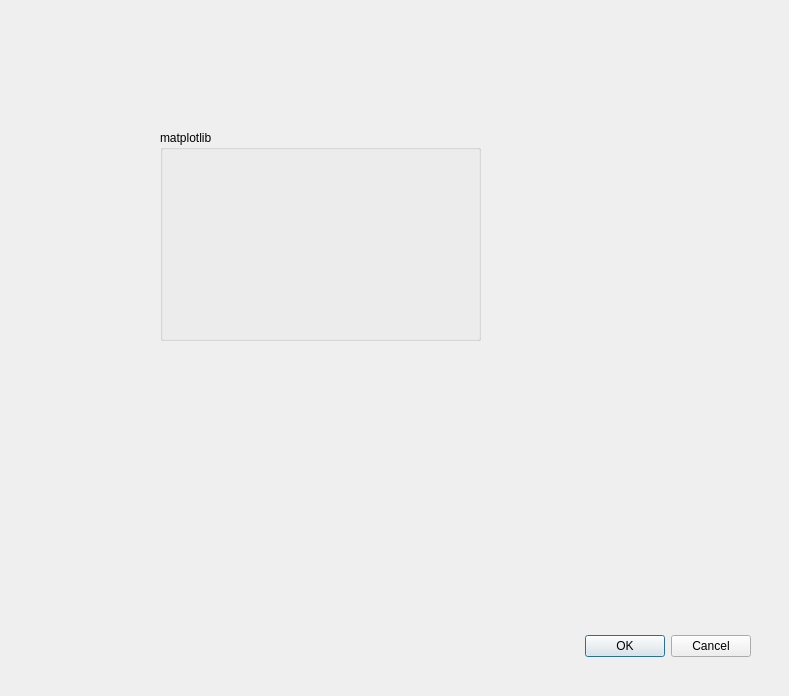
<?xml version="1.0" encoding="UTF-8"?>
<ui version="4.0">
 <class>Dialog</class>
 <widget class="QDialog" name="Dialog">
  <property name="geometry">
   <rect>
    <x>0</x>
    <y>0</y>
    <width>789</width>
    <height>696</height>
   </rect>
  </property>
  <property name="windowTitle">
   <string>Dialog</string>
  </property>
  <widget class="QDialogButtonBox" name="buttonBox">
   <property name="geometry">
    <rect>
     <x>410</x>
     <y>630</y>
     <width>341</width>
     <height>32</height>
    </rect>
   </property>
   <property name="orientation">
    <enum>Qt::Horizontal</enum>
   </property>
   <property name="standardButtons">
    <set>QDialogButtonBox::Cancel|QDialogButtonBox::Ok</set>
   </property>
  </widget>
  <widget class="QGroupBox" name="groupBox">
   <property name="geometry">
    <rect>
     <x>160</x>
     <y>130</y>
     <width>321</width>
     <height>211</height>
    </rect>
   </property>
   <property name="title">
    <string>matplotlib</string>
   </property>
  </widget>
 </widget>
 <resources/>
 <connections>
  <connection>
   <sender>buttonBox</sender>
   <signal>accepted()</signal>
   <receiver>Dialog</receiver>
   <slot>accept()</slot>
   <hints>
    <hint type="sourcelabel">
     <x>248</x>
     <y>254</y>
    </hint>
    <hint type="destinationlabel">
     <x>157</x>
     <y>274</y>
    </hint>
   </hints>
  </connection>
  <connection>
   <sender>buttonBox</sender>
   <signal>rejected()</signal>
   <receiver>Dialog</receiver>
   <slot>reject()</slot>
   <hints>
    <hint type="sourcelabel">
     <x>316</x>
     <y>260</y>
    </hint>
    <hint type="destinationlabel">
     <x>286</x>
     <y>274</y>
    </hint>
   </hints>
  </connection>
 </connections>
</ui>
